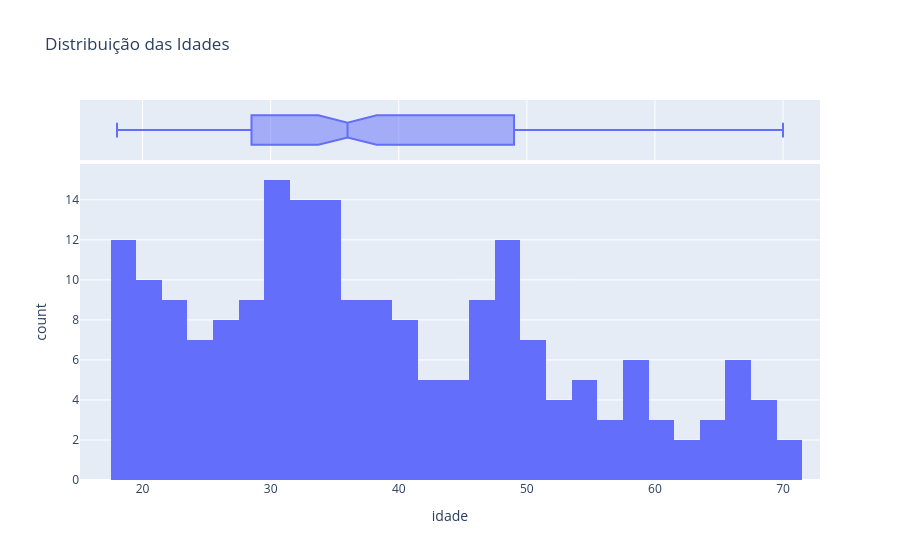
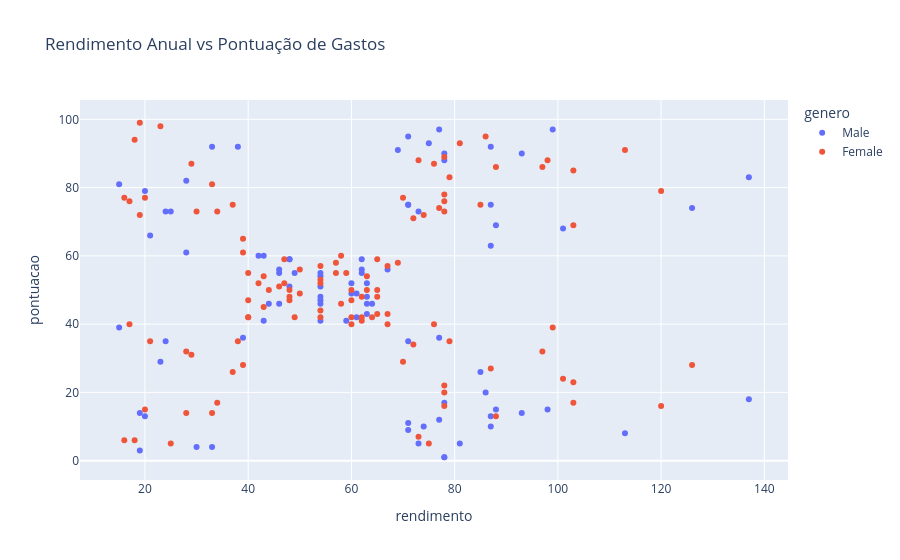

Notebook code cell kept with these figures, in order:
### Markdown cell above
### 3. Análise Exploratória (EDA)

Organize os gráficos por tipo de variável.

### Code cell
# Distribuição de Idade e Rendimento
fig = px.histogram(df, x="idade", nbins=30, title='Distribuição das Idades', marginal="box")
fig.show()

# Relação Rendimento vs Pontuação (Visualização Crítica para Clustering)
fig = px.scatter(df, x="rendimento", y="pontuacao", color="genero", 
                 hover_data=['idade'], title="Rendimento Anual vs Pontuação de Gastos")
fig.show()

### Figure 1 — Plotly figure (JSON) as saved in the notebook; plotly's stock layout.template omitted (floating-point values rounded to 4 significant figures; data arrays with more than 128 entries replaced by an {"elided": "..."} marker saying what was removed)
{"data": [{"alignmentgroup": "True", "bingroup": "x", "hovertemplate": "idade=%{x}<br>count=%{y}<extra></extra>", "legendgroup": "", "marker": {"color": "#636efa", "pattern": {"shape": ""}}, "name": "", "nbinsx": 30, "offsetgroup": "", "orientation": "v", "showlegend": false, "type": "histogram", "x": {"elided": "200 int values"}, "xaxis": "x", "yaxis": "y"}, {"alignmentgroup": "True", "hovertemplate": "idade=%{x}<extra></extra>", "legendgroup": "", "marker": {"color": "#636efa"}, "name": "", "notched": true, "offsetgroup": "", "showlegend": false, "type": "box", "x": {"elided": "200 int values"}, "xaxis": "x2", "yaxis": "y2"}], "layout": {"barmode": "relative", "legend": {"tracegroupgap": 0}, "title": {"text": "Distribuição das Idades"}, "xaxis": {"anchor": "y", "domain": [0, 1], "title": {"text": "idade"}}, "xaxis2": {"anchor": "y2", "domain": [0, 1], "matches": "x", "showgrid": true, "showticklabels": false}, "yaxis": {"anchor": "x", "domain": [0, 0.8316], "title": {"text": "count"}}, "yaxis2": {"anchor": "x2", "domain": [0.8416, 1], "matches": "y2", "showgrid": false, "showline": false, "showticklabels": false, "ticks": ""}}}

### Figure 2 — Plotly figure (JSON) as saved in the notebook; plotly's stock layout.template omitted (floating-point values rounded to 4 significant figures)
{"data": [{"customdata": [[19], [21], [64], [67], [37], [22], [20], [52], [35], [25], [31], [29], [35], [60], [53], [18], [24], [48], [33], [59], [47], [69], [53], [70], [19], [63], [18], [19], [70], [59], [26], [40], [57], [38], [67], [48], [18], [48], [24], [48], [20], [67], [26], [49], [54], [68], [66], [65], [19], [27], [39], [43], [40], [59], [38], [47], [39], [20], [32], [19], [32], [25], [28], [48], [34], [43], [39], [37], [34], [19], [50], [42], [32], [40], [28], [36], [36], [58], [27], [59], [35], [46], [30], [28], [33], [32], [32], [30]], "hovertemplate": "genero=Male<br>rendimento=%{x}<br>pontuacao=%{y}<br>idade=%{customdata[0]}<extra></extra>", "legendgroup": "Male", "marker": {"color": "#636efa", "symbol": "circle"}, "mode": "markers", "name": "Male", "orientation": "v", "showlegend": true, "type": "scatter", "x": [15, 15, 19, 19, 20, 20, 21, 23, 24, 24, 25, 28, 28, 30, 33, 33, 38, 39, 42, 43, 43, 44, 46, 46, 46, 48, 48, 48, 49, 54, 54, 54, 54, 54, 54, 54, 59, 60, 60, 61, 61, 62, 62, 62, 63, 63, 63, 63, 64, 67, 69, 71, 71, 71, 71, 71, 71, 73, 73, 74, 75, 77, 77, 77, 78, 78, 78, 78, 78, 81, 85, 86, 87, 87, 87, 87, 87, 88, 88, 93, 93, 98, 99, 101, 113, 126, 137, 137], "xaxis": "x", "y": [39, 81, 3, 14, 13, 79, 66, 29, 35, 73, 73, 82, 61, 4, 4, 92, 92, 36, 60, 60, 41, 46, 46, 56, 55, 51, 59, 59, 55, 47, 54, 48, 51, 55, 41, 46, 41, 49, 52, 42, 49, 59, 55, 56, 46, 43, 48, 52, 46, 56, 91, 35, 95, 11, 75, 9, 75, 5, 73, 10, 93, 12, 97, 36, 90, 17, 88, 1, 1, 5, 26, 20, 63, 13, 75, 10, 92, 15, 69, 14, 90, 15, 97, 68, 8, 74, 18, 83], "yaxis": "y"}, {"customdata": [[20], [23], [31], [22], [35], [23], [30], [35], [58], [24], [35], [35], [46], [54], [45], [40], [23], [21], [49], [21], [42], [30], [36], [20], [65], [31], [49], [24], [50], [27], [29], [31], [49], [31], [50], [51], [27], [67], [54], [43], [68], [32], [47], [60], [60], [45], [23], [49], [46], [21], [55], [22], [34], [50], [68], [40], [32], [47], [27], [23], [49], [21], [66], [19], [38], [18], [19], [63], [49], [51], [50], [38], [40], [23], [31], [25], [31], [29], [44], [35], [57], [28], [32], [32], [34], [44], [38], [47], [27], [30], [30], [56], [29], [31], [36], [33], [36], [52], [30], [37], [32], [29], [41], [54], [41], [36], [34], [32], [38], [47], [35], [45]], "hovertemplate": "genero=Female<br>rendimento=%{x}<br>pontuacao=%{y}<br>idade=%{customdata[0]}<extra></extra>", "legendgroup": "Female", "marker": {"color": "#EF553B", "symbol": "circle"}, "mode": "markers", "name": "Female", "orientation": "v", "showlegend": true, "type": "scatter", "x": [16, 16, 17, 17, 18, 18, 19, 19, 20, 20, 21, 23, 25, 28, 28, 29, 29, 30, 33, 33, 34, 34, 37, 37, 38, 39, 39, 39, 40, 40, 40, 40, 42, 43, 43, 44, 46, 47, 47, 48, 48, 48, 49, 50, 50, 54, 54, 54, 54, 54, 57, 57, 58, 58, 59, 60, 60, 60, 60, 62, 62, 62, 63, 63, 64, 65, 65, 65, 65, 67, 67, 67, 69, 70, 70, 72, 72, 73, 73, 74, 75, 76, 76, 77, 78, 78, 78, 78, 78, 78, 78, 79, 79, 81, 85, 86, 87, 88, 88, 97, 97, 98, 99, 101, 103, 103, 103, 103, 113, 120, 120, 126], "xaxis": "x", "y": [6, 77, 40, 76, 6, 94, 72, 99, 15, 77, 35, 98, 5, 14, 32, 31, 87, 73, 14, 81, 17, 73, 26, 75, 35, 61, 28, 65, 55, 47, 42, 42, 52, 54, 45, 50, 51, 52, 59, 50, 48, 47, 42, 49, 56, 53, 52, 42, 44, 57, 58, 55, 60, 46, 55, 40, 42, 47, 50, 41, 48, 42, 50, 54, 42, 48, 50, 43, 59, 43, 57, 40, 58, 29, 77, 34, 71, 88, 7, 72, 5, 40, 87, 74, 22, 20, 76, 16, 89, 78, 73, 35, 83, 93, 75, 95, 27, 13, 86, 32, 86, 88, 39, 24, 17, 85, 23, 69, 91, 16, 79, 28], "yaxis": "y"}], "layout": {"legend": {"title": {"text": "genero"}, "tracegroupgap": 0}, "title": {"text": "Rendimento Anual vs Pontuação de Gastos"}, "xaxis": {"anchor": "y", "domain": [0, 1], "title": {"text": "rendimento"}}, "yaxis": {"anchor": "x", "domain": [0, 1], "title": {"text": "pontuacao"}}}}
